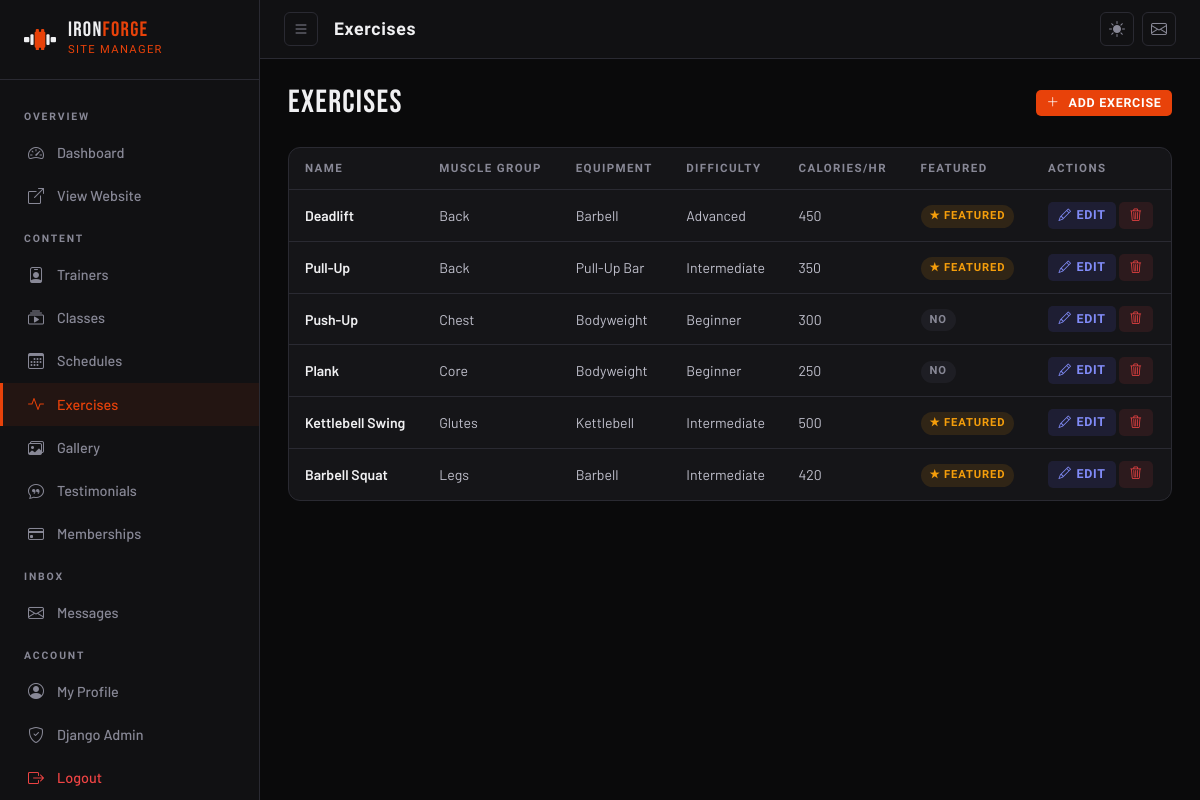
Page /manage/exercises/ (signed in) on the committed database.
### core/models.py (models this page shows, shortened)
class Exercise(models.Model):
    MUSCLE_GROUP_CHOICES = [
        ('chest', 'Chest'), ('back', 'Back'), ('shoulders', 'Shoulders'),
        ('arms', 'Arms'), ('core', 'Core'), ('legs', 'Legs'),
        ('glutes', 'Glutes'), ('full_body', 'Full Body'), ('cardio', 'Cardio'),
    ]
    EQUIPMENT_CHOICES = [
        ('barbell', 'Barbell'), ('dumbbell', 'Dumbbell'), ('cable', 'Cable Machine'),
        ('machine', 'Machine'), ('bodyweight', 'Bodyweight'), ('kettlebell', 'Kettlebell'),
        ('resistance_band', 'Resistance Band'), ('pull_up_bar', 'Pull-Up Bar'),
    ]
    name = models.CharField(max_length=100)
    slug = models.SlugField(unique=True, blank=True)
    muscle_group = models.CharField(max_length=20, choices=MUSCLE_GROUP_CHOICES)
    equipment = models.CharField(max_length=20, choices=EQUIPMENT_CHOICES, default='bodyweight')
    description = models.TextField()
    instructions = models.TextField(help_text="Step-by-step instructions")
    sets_reps = models.CharField(max_length=100, default='3 sets x 10 reps')
    difficulty = models.CharField(max_length=20, choices=GymClass.DIFFICULTY_CHOICES, default='beginner')
    image = models.ImageField(upload_to='exercises/', blank=True, null=True)
    video_url = models.URLField(blank=True, help_text="YouTube embed URL")
    calories_per_hour = models.PositiveIntegerField(default=300)
    is_featured = models.BooleanField(default=False)
    class Meta:
        ordering = ['muscle_group', 'name']

### core/admin_views.py (the view)
# urls.py: path('exercises/',                  v.exercise_list,   name='exercise_list'),
@staff_member_required(login_url='/accounts/login/')
def exercise_list(request):
    exercises = Exercise.objects.all()
    return render(request, 'admin_panel/exercise_list.html', {
        'exercises': exercises, 'meta_title': 'Manage Exercises'
    })

### core/context_processors.py (called while the page is built)
def admin_panel_context(request):
    if request.user.is_authenticated and request.user.is_staff:
        return {
            'unread_count': ContactMessage.objects.filter(is_read=False).count()
        }
    return {'unread_count': 0}

### templates/admin_panel/exercise_list.html (shortened to what this page needs)
{% extends 'admin_panel/base.html' %}
{% block page_title %}Exercises{% endblock %}
{% block content %}
<div class="ap-page-header">
    <div class="ap-page-title">EXERCISES</div>
    <a href="{% url 'admin_panel:exercise_create' %}" class="ap-action ap-action-primary"><i class="bi bi-plus-lg me-1"></i>Add Exercise</a>
</div>
<div class="ap-card">
    <div style="overflow-x:auto">
        <table class="ap-table">
            <thead>
                <tr>
                    <th>Name</th>
                    <th>Muscle Group</th>
                    <th>Equipment</th>
                    <th>Difficulty</th>
                    <th>Calories/hr</th>
                    <th>Featured</th>
                    <th>Actions</th>
                </tr>
            </thead>
            <tbody>
                {% for e in exercises %}
                <tr>
                    <td class="td-name">{{ e.name }}</td>
                    <td>{{ e.get_muscle_group_display }}</td>
                    <td>{{ e.get_equipment_display }}</td>
                    <td>{{ e.get_difficulty_display }}</td>
                    <td>{{ e.calories_per_hour }}</td>
                    <td>{% if e.is_featured %}<span class="ap-pill ap-pill-yellow">★ Featured</span>{% else %}<span class="ap-pill ap-pill-gray">No</span>{% endif %}</td>
                    <td style="white-space:nowrap">
                        <a href="{% url 'admin_panel:exercise_edit' e.pk %}" class="ap-action ap-action-edit"><i class="bi bi-pencil"></i> Edit</a>
                        <a href="{% url 'admin_panel:exercise_delete' e.pk %}" class="ap-action ap-action-delete"><i class="bi bi-trash3"></i></a>
                    </td>
                </tr>
                {% empty %}
                <tr><td colspan="7" style="text-align:center;color:var(--text-muted);padding:2rem">No exercises yet. <a href="{% url 'admin_panel:exercise_create' %}" style="color:var(--accent)">Add one</a>.</td></tr>
                {% endfor %}
            </tbody>
        </table>
    </div>
</div>
{% endblock %}

### static/css/main.css (style rules this page uses)
[data-theme="dark"] { --bg: #0a0a0b; --bg-2: #111113; --bg-3: #1a1a1e; --bg-card: #151518; --surface: #1e1e23; --surface-2: #252529; --text: #f0f0f2; --text-muted: #888896; --text-light: #c0c0cc; --border: #2a2a32; --accent: #e8420a; --accent-2: #ff6b35; --accent-hover: #c23508; --gold: #c9a84c; --nav-bg: rgba(10, 10, 11, 0.92); --shadow: 0 4px 30px rgba(0,0,0,0.6); --glow: 0 0 40px rgba(232, 66, 10, 0.15); }
*, *::before, *::after { box-sizing: border-box; }
html { scroll-behavior: smooth; }
body { font-family: 'Barlow', sans-serif; background: var(--bg); color: var(--text); transition: background 0.3s ease, color 0.3s ease; overflow-x: hidden; }
a { text-decoration: none; color: inherit; transition: color 0.2s; }

### templates/admin_panel/base.html (style rules this page uses)
.ap-page-header { display: flex; align-items: center; justify-content: space-between; flex-wrap: wrap; gap: 1rem; margin-bottom: 1.75rem; }
.ap-page-title { font-family: 'Bebas Neue', sans-serif; font-size: 2rem; letter-spacing: 0.04em; color: var(--text); line-height: 1; }
.ap-card { background: var(--bg-card); border: 1px solid var(--border); border-radius: 12px; overflow: hidden; }
.ap-table { width: 100%; border-collapse: collapse; font-size: 0.88rem; }
.ap-table th { font-family: 'Barlow Condensed', sans-serif; font-size: 0.72rem; font-weight: 700; letter-spacing: 0.12em; text-transform: uppercase; color: var(--text-muted); padding: 0.75rem 1rem; border-bottom: 1px solid var(--border); white-space: nowrap; }
.ap-table td { padding: 0.75rem 1rem; color: var(--text-light); border-bottom: 1px solid var(--border); vertical-align: middle; }
.ap-table tr:last-child td { border-bottom: none; }
.ap-table .td-name { color: var(--text); font-weight: 600; }
.ap-action { display:inline-flex; align-items:center; gap:0.3rem; font-family:'Barlow Condensed',sans-serif; font-size:0.78rem; font-weight:700; letter-spacing:0.06em; text-transform:uppercase; padding:0.25rem 0.65rem; border-radius:5px; border:none; cursor:pointer; transition:all 0.15s; text-decoration:none; white-space:nowrap; }
.ap-action-edit { background:rgba(99,102,241,0.12); color:#818cf8; }
.ap-action-delete { background:rgba(239,68,68,0.1); color:#ef4444; }
.ap-action-primary { background:var(--accent); color:white; }
.ap-pill { display:inline-flex; align-items:center; font-family:'Barlow Condensed',sans-serif; font-size:0.7rem; font-weight:700; letter-spacing:0.08em; text-transform:uppercase; padding:0.18rem 0.55rem; border-radius:100px; }
.ap-pill-yellow { background:rgba(245,158,11,0.12); color:#f59e0b; }
.ap-pill-gray { background:rgba(100,100,120,0.12); color:var(--text-muted); }

### rows in the picture
Exercise: name "Deadlift", muscle_group "Back", equipment "Barbell", difficulty "Advanced", calories_per_hour "450", is_featured "★ FEATURED"
Exercise: name "Pull-Up", muscle_group "Back", equipment "Pull-Up Bar", difficulty "Intermediate", calories_per_hour "350", is_featured "★ FEATURED"
Exercise: name "Push-Up", muscle_group "Chest", equipment "Bodyweight", difficulty "Beginner", calories_per_hour "300", is_featured "NO"
Exercise: name "Plank", muscle_group "Core", equipment "Bodyweight", difficulty "Beginner", calories_per_hour "250", is_featured "NO"
Exercise: name "Kettlebell Swing", muscle_group "Glutes", equipment "Kettlebell", difficulty "Intermediate", calories_per_hour "500", is_featured "★ FEATURED"
Exercise: name "Barbell Squat", muscle_group "Legs", equipment "Barbell", difficulty "Intermediate", calories_per_hour "420", is_featured "★ FEATURED"
